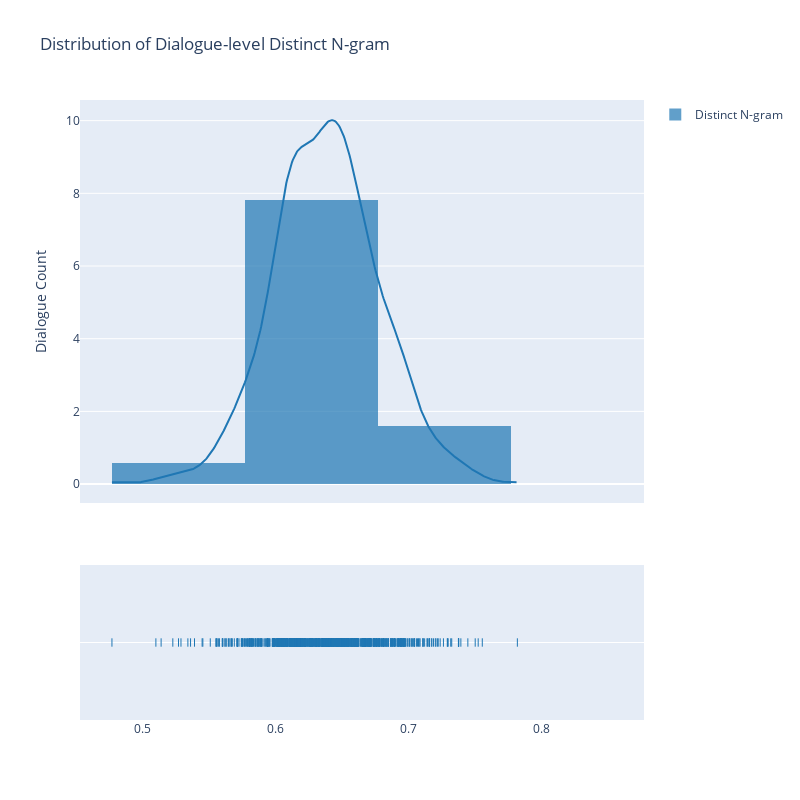

The notebook cell this image was saved under:
### Code cell
# d_array의 분포를 시각화한다.
import plotly.figure_factory as ff
import numpy as np

group_labels = ['Distinct N-gram'] # name of the dataset

fig = ff.create_distplot([d_array], group_labels, bin_size = .1)
fig.update_layout(
    autosize = False,
    width = 800,
    height = 800,
    yaxis=dict(
        title_text="Dialogue Count",
    ),
    title_text='Distribution of Dialogue-level Distinct N-gram')
fig.update_yaxes(automargin=True)
fig.show()

### Figure 1 — Plotly figure (JSON) as saved in the notebook; plotly's stock layout.template omitted (floating-point values rounded to 4 significant figures; data arrays with more than 128 entries replaced by an {"elided": "..."} marker saying what was removed)
{"data": [{"autobinx": false, "histnorm": "probability density", "legendgroup": "Distinct N-gram", "marker": {"color": "rgb(31, 119, 180)"}, "name": "Distinct N-gram", "opacity": 0.7, "type": "histogram", "x": {"elided": "811 float values"}, "xaxis": "x", "xbins": {"end": 0.7817, "size": 0.1, "start": 0.4769}, "yaxis": "y"}, {"legendgroup": "Distinct N-gram", "marker": {"color": "rgb(31, 119, 180)"}, "mode": "lines", "name": "Distinct N-gram", "showlegend": false, "type": "scatter", "x": {"elided": "500 float values"}, "xaxis": "x", "y": {"elided": "500 float values"}, "yaxis": "y"}, {"legendgroup": "Distinct N-gram", "marker": {"color": "rgb(31, 119, 180)", "symbol": "line-ns-open"}, "mode": "markers", "name": "Distinct N-gram", "showlegend": false, "type": "scatter", "x": {"elided": "811 float values"}, "xaxis": "x", "y": {"elided": "811 str values"}, "yaxis": "y2"}], "layout": {"autosize": false, "barmode": "overlay", "height": 800, "hovermode": "closest", "legend": {"traceorder": "reversed"}, "title": {"text": "Distribution of Dialogue-level Distinct N-gram"}, "width": 800, "xaxis": {"anchor": "y2", "domain": [0, 1], "zeroline": false}, "yaxis": {"anchor": "free", "automargin": true, "domain": [0.35, 1], "position": 0, "title": {"text": "Dialogue Count"}}, "yaxis2": {"anchor": "x", "automargin": true, "domain": [0, 0.25], "dtick": 1, "showticklabels": false}}}
